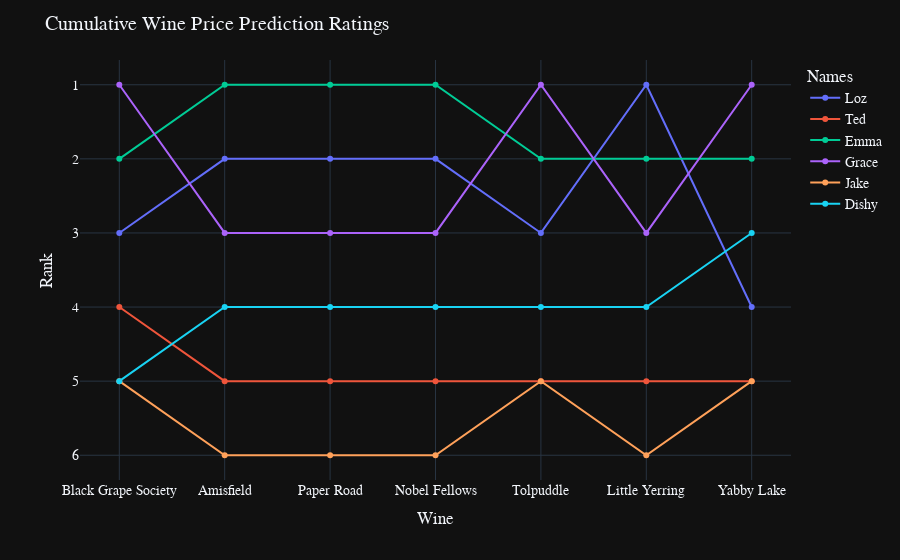

The notebook cell saved with this chart:
### Code cell
fig = px.scatter(cumulative_bump_chart, x="Wine", y="Rank", color='Names')
fig['layout']['yaxis']['autorange'] = "reversed"
fig.update_traces(mode='markers+lines')

fig.update_layout(
    title = "Cumulative Wine Price Prediction Ratings",
    font = dict(family = "Arial", size=14),
    yaxis = dict(
        tickmode = 'linear',
        dtick = 1
    )
)

fig = go.FigureWidget(fig)
fig.layout.template = 'plotly_dark'
fig.show()

### Figure 1 — Plotly figure (JSON) as saved in the notebook; plotly's stock layout.template omitted (floating-point values rounded to 4 significant figures)
{"data": [{"hovertemplate": "Names=Loz<br>Wine=%{x}<br>Rank=%{y}<extra></extra>", "legendgroup": "Loz", "marker": {"color": "#636efa", "symbol": "circle"}, "mode": "markers+lines", "name": "Loz", "orientation": "v", "showlegend": true, "type": "scatter", "uid": "988398d3-a2fc-4207-911b-eb60deeb90be", "x": ["Black Grape Society", "Amisfield", "Paper Road", "Nobel Fellows", "Tolpuddle", "Little Yerring", "Yabby Lake"], "xaxis": "x", "y": [3, 2, 2, 2, 3, 1, 4], "yaxis": "y"}, {"hovertemplate": "Names=Ted<br>Wine=%{x}<br>Rank=%{y}<extra></extra>", "legendgroup": "Ted", "marker": {"color": "#EF553B", "symbol": "circle"}, "mode": "markers+lines", "name": "Ted", "orientation": "v", "showlegend": true, "type": "scatter", "uid": "eba28002-8499-4cfa-8f34-6045a7179a28", "x": ["Black Grape Society", "Amisfield", "Paper Road", "Nobel Fellows", "Tolpuddle", "Little Yerring", "Yabby Lake"], "xaxis": "x", "y": [4, 5, 5, 5, 5, 5, 5], "yaxis": "y"}, {"hovertemplate": "Names=Emma<br>Wine=%{x}<br>Rank=%{y}<extra></extra>", "legendgroup": "Emma", "marker": {"color": "#00cc96", "symbol": "circle"}, "mode": "markers+lines", "name": "Emma", "orientation": "v", "showlegend": true, "type": "scatter", "uid": "38b1c1b9-426a-4617-a5c2-8212c3df198b", "x": ["Black Grape Society", "Amisfield", "Paper Road", "Nobel Fellows", "Tolpuddle", "Little Yerring", "Yabby Lake"], "xaxis": "x", "y": [2, 1, 1, 1, 2, 2, 2], "yaxis": "y"}, {"hovertemplate": "Names=Grace<br>Wine=%{x}<br>Rank=%{y}<extra></extra>", "legendgroup": "Grace", "marker": {"color": "#ab63fa", "symbol": "circle"}, "mode": "markers+lines", "name": "Grace", "orientation": "v", "showlegend": true, "type": "scatter", "uid": "27204a71-72a4-4c99-95e0-c3bcbd42cdf5", "x": ["Black Grape Society", "Amisfield", "Paper Road", "Nobel Fellows", "Tolpuddle", "Little Yerring", "Yabby Lake"], "xaxis": "x", "y": [1, 3, 3, 3, 1, 3, 1], "yaxis": "y"}, {"hovertemplate": "Names=Jake<br>Wine=%{x}<br>Rank=%{y}<extra></extra>", "legendgroup": "Jake", "marker": {"color": "#FFA15A", "symbol": "circle"}, "mode": "markers+lines", "name": "Jake", "orientation": "v", "showlegend": true, "type": "scatter", "uid": "77e907e4-003a-4e2b-80b8-00bdfccd090f", "x": ["Black Grape Society", "Amisfield", "Paper Road", "Nobel Fellows", "Tolpuddle", "Little Yerring", "Yabby Lake"], "xaxis": "x", "y": [5, 6, 6, 6, 5, 6, 5], "yaxis": "y"}, {"hovertemplate": "Names=Dishy<br>Wine=%{x}<br>Rank=%{y}<extra></extra>", "legendgroup": "Dishy", "marker": {"color": "#19d3f3", "symbol": "circle"}, "mode": "markers+lines", "name": "Dishy", "orientation": "v", "showlegend": true, "type": "scatter", "uid": "bef234db-2148-4543-b2bc-10e6f53001fe", "x": ["Black Grape Society", "Amisfield", "Paper Road", "Nobel Fellows", "Tolpuddle", "Little Yerring", "Yabby Lake"], "xaxis": "x", "y": [5, 4, 4, 4, 4, 4, 3], "yaxis": "y"}], "layout": {"font": {"family": "Arial", "size": 14}, "legend": {"title": {"text": "Names"}, "tracegroupgap": 0}, "margin": {"t": 60}, "title": {"text": "Cumulative Wine Price Prediction Ratings"}, "xaxis": {"anchor": "y", "domain": [0, 1], "title": {"text": "Wine"}}, "yaxis": {"anchor": "x", "autorange": "reversed", "domain": [0, 1], "dtick": 1, "tickmode": "linear", "title": {"text": "Rank"}}}}
